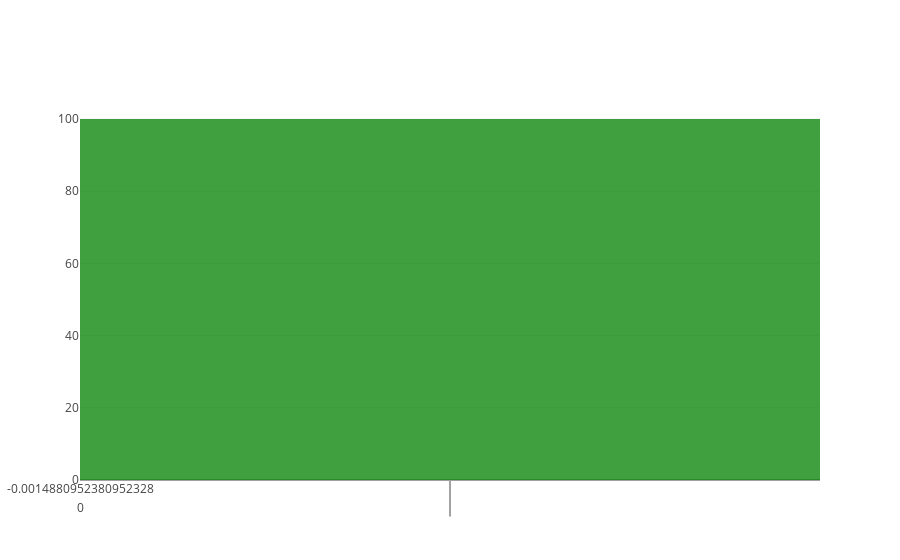

Notebook code for this chart:
### Code cell
plot_hist(x = PERF.values, start=-1, end = 1, size = 0.000001 )

### Figure 1 — Plotly figure (JSON) as saved in the notebook; plotly's stock layout.template omitted (floating-point values rounded to 4 significant figures)
{"data": [{"histnorm": "percent", "marker": {"color": "green"}, "name": "control", "opacity": 0.75, "type": "histogram", "uid": "03e08499-5770-41eb-add0-897c640296d0", "x": [[0], [-0.001488], [0.005019], [0.001189], [0], [0], [-0.001405], [0], [0], [0], [0.0008309], [0.002437], [0.00202], [0.0002651], [0], [-0.0001555], [-0.01342], [0.0008], [0.007092], [0], [0.005016], [-0.001304], [0.004392], [0.001302], [-0.003463], [-0.0009098], [0.002], [0], [0.001423], [0.002585], [-0.001358], [0.001], [0.01042], [0.0005], [0.0015], [-0.0005], [-0.002861], [0.0185], [0], [0.024], [5e-05], [0.0003129]], "xbins": {"end": 1, "size": 1e-06, "start": -1}}], "layout": {"title": "", "xaxis": {"title": ""}, "yaxis": {"title": ""}}}
